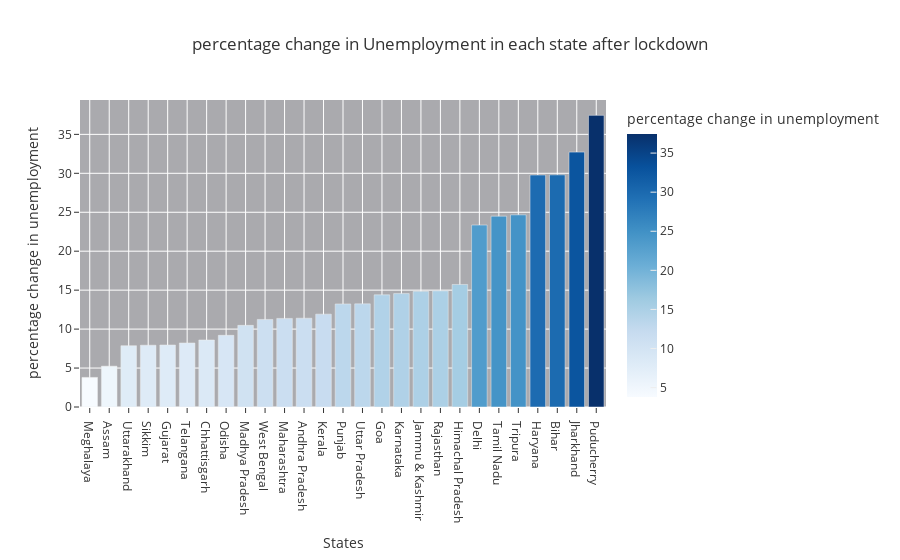

The code cell stored with this chart in its notebook:
### Code cell
# Cường

fig = px.bar(plot_per, x='States', y='percentage change in unemployment', color='percentage change in unemployment',
             title='percentage change in Unemployment in each state after lockdown', template='ggplot2',
             color_continuous_scale='blues')


fig.update_layout(
    plot_bgcolor='rgb(170, 170, 174)',  # đổi màu nền của biểu đồ thành màu trắng
    paper_bgcolor='white'  # đổi màu nền của giấy (tức là vùng ngoài biểu đồ) thành màu trắng
)

### Figure 1 — Plotly figure (JSON) as saved in the notebook; plotly's stock layout.template omitted (floating-point values rounded to 4 significant figures)
{"data": [{"alignmentgroup": "True", "hovertemplate": "States=%{x}<br>percentage change in unemployment=%{marker.color}<extra></extra>", "legendgroup": "", "marker": {"color": [3.8, 5.24, 7.87, 7.93, 7.96, 8.22, 8.6, 9.2, 10.48, 11.24, 11.37, 11.4, 11.92, 13.23, 13.24, 14.4, 14.56, 14.85, 14.91, 15.73, 23.36, 24.5, 24.67, 29.78, 29.8, 32.72, 37.44], "coloraxis": "coloraxis", "pattern": {"shape": ""}}, "name": "", "offsetgroup": "", "orientation": "v", "showlegend": false, "textposition": "auto", "type": "bar", "x": ["Meghalaya", "Assam", "Uttarakhand", "Sikkim", "Gujarat", "Telangana", "Chhattisgarh", "Odisha", "Madhya Pradesh", "West Bengal", "Maharashtra", "Andhra Pradesh", "Kerala", "Punjab", "Uttar Pradesh", "Goa", "Karnataka", "Jammu & Kashmir", "Rajasthan", "Himachal Pradesh", "Delhi", "Tamil Nadu", "Tripura", "Haryana", "Bihar", "Jharkhand", "Puducherry"], "xaxis": "x", "y": [3.8, 5.24, 7.87, 7.93, 7.96, 8.22, 8.6, 9.2, 10.48, 11.24, 11.37, 11.4, 11.92, 13.23, 13.24, 14.4, 14.56, 14.85, 14.91, 15.73, 23.36, 24.5, 24.67, 29.78, 29.8, 32.72, 37.44], "yaxis": "y"}], "layout": {"barmode": "relative", "coloraxis": {"colorbar": {"title": {"text": "percentage change in unemployment"}}, "colorscale": [[0, "rgb(247,251,255)"], [0.125, "rgb(222,235,247)"], [0.25, "rgb(198,219,239)"], [0.375, "rgb(158,202,225)"], [0.5, "rgb(107,174,214)"], [0.625, "rgb(66,146,198)"], [0.75, "rgb(33,113,181)"], [0.875, "rgb(8,81,156)"], [1, "rgb(8,48,107)"]]}, "legend": {"tracegroupgap": 0}, "paper_bgcolor": "white", "plot_bgcolor": "rgb(170, 170, 174)", "title": {"text": "percentage change in Unemployment in each state after lockdown"}, "xaxis": {"anchor": "y", "domain": [0, 1], "title": {"text": "States"}}, "yaxis": {"anchor": "x", "domain": [0, 1], "title": {"text": "percentage change in unemployment"}}}}
